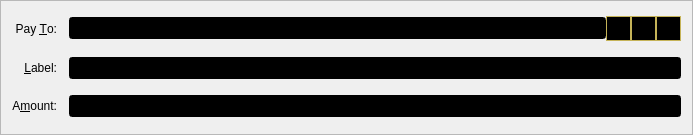
<?xml version="1.0" encoding="UTF-8"?>
<ui version="4.0">
 <class>SendCoinsEntry</class>
 <widget class="QFrame" name="SendCoinsEntry">
  <property name="geometry">
   <rect>
    <x>0</x>
    <y>0</y>
    <width>693</width>
    <height>135</height>
   </rect>
  </property>
  <property name="maximumSize">
   <size>
    <width>693</width>
    <height>16777215</height>
   </size>
  </property>
  <property name="windowTitle">
   <string>Form</string>
  </property>
  <property name="styleSheet">
   <string notr="true">QToolButton {padding: 2px; color: #c5b358; background-color: black; border: 1px solid #c5b358;}

QComboBox {color:#c5b358; background: black;}  QComboBox QAbstractItemView {color:#c5b358; background: black;}
QLineEdit {color:#c5b358; background: black;}</string>
  </property>
  <property name="frameShape">
   <enum>QFrame::StyledPanel</enum>
  </property>
  <property name="frameShadow">
   <enum>QFrame::Sunken</enum>
  </property>
  <layout class="QGridLayout" name="gridLayout">
   <property name="spacing">
    <number>12</number>
   </property>
   <item row="5" column="0">
    <widget class="QLabel" name="label">
     <property name="text">
      <string>A&amp;mount:</string>
     </property>
     <property name="alignment">
      <set>Qt::AlignRight|Qt::AlignTrailing|Qt::AlignVCenter</set>
     </property>
     <property name="buddy">
      <cstring>payAmount</cstring>
     </property>
    </widget>
   </item>
   <item row="3" column="0">
    <widget class="QLabel" name="label_2">
     <property name="text">
      <string>Pay &amp;To:</string>
     </property>
     <property name="alignment">
      <set>Qt::AlignRight|Qt::AlignTrailing|Qt::AlignVCenter</set>
     </property>
     <property name="buddy">
      <cstring>payTo</cstring>
     </property>
    </widget>
   </item>
   <item row="5" column="1">
    <widget class="BitcoinAmountField" name="payAmount"/>
   </item>
   <item row="4" column="1">
    <layout class="QHBoxLayout" name="horizontalLayout_2">
     <property name="spacing">
      <number>0</number>
     </property>
     <item>
      <widget class="QValidatedLineEdit" name="addAsLabel">
       <property name="enabled">
        <bool>true</bool>
       </property>
       <property name="toolTip">
        <string>Enter a label for this address to add it to your address book</string>
       </property>
      </widget>
     </item>
    </layout>
   </item>
   <item row="4" column="0">
    <widget class="QLabel" name="label_4">
     <property name="text">
      <string>&amp;Label:</string>
     </property>
     <property name="alignment">
      <set>Qt::AlignRight|Qt::AlignTrailing|Qt::AlignVCenter</set>
     </property>
     <property name="buddy">
      <cstring>addAsLabel</cstring>
     </property>
    </widget>
   </item>
   <item row="3" column="1">
    <layout class="QHBoxLayout" name="payToLayout">
     <property name="spacing">
      <number>0</number>
     </property>
     <item>
      <widget class="QValidatedLineEdit" name="payTo">
       <property name="toolTip">
        <string>The address to send the payment to  (e.g. XCtNxrMDU7MN5EsPxuDtUhnSkRSFjd5hpT)</string>
       </property>
       <property name="maxLength">
        <number>34</number>
       </property>
      </widget>
     </item>
     <item>
      <widget class="QToolButton" name="addressBookButton">
       <property name="toolTip">
        <string>Choose address from address book</string>
       </property>
       <property name="styleSheet">
        <string notr="true"/>
       </property>
       <property name="text">
        <string/>
       </property>
       <property name="icon">
        <iconset resource="../bitcoin.qrc">
         <normaloff>:/icons/address-book</normaloff>:/icons/address-book</iconset>
       </property>
       <property name="shortcut">
        <string>Alt+A</string>
       </property>
      </widget>
     </item>
     <item>
      <widget class="QToolButton" name="pasteButton">
       <property name="toolTip">
        <string>Paste address from clipboard</string>
       </property>
       <property name="text">
        <string/>
       </property>
       <property name="icon">
        <iconset resource="../bitcoin.qrc">
         <normaloff>:/icons/editpaste</normaloff>:/icons/editpaste</iconset>
       </property>
       <property name="shortcut">
        <string>Alt+P</string>
       </property>
      </widget>
     </item>
     <item>
      <widget class="QToolButton" name="deleteButton">
       <property name="toolTip">
        <string>Remove this recipient</string>
       </property>
       <property name="text">
        <string/>
       </property>
       <property name="icon">
        <iconset resource="../bitcoin.qrc">
         <normaloff>:/icons/remove</normaloff>:/icons/remove</iconset>
       </property>
      </widget>
     </item>
    </layout>
   </item>
  </layout>
 </widget>
 <customwidgets>
  <customwidget>
   <class>QValidatedLineEdit</class>
   <extends>QLineEdit</extends>
   <header>qvalidatedlineedit.h</header>
  </customwidget>
  <customwidget>
   <class>BitcoinAmountField</class>
   <extends>QLineEdit</extends>
   <header>bitcoinamountfield.h</header>
   <container>1</container>
  </customwidget>
 </customwidgets>
 <resources>
  <include location="../bitcoin.qrc"/>
 </resources>
 <connections/>
</ui>
